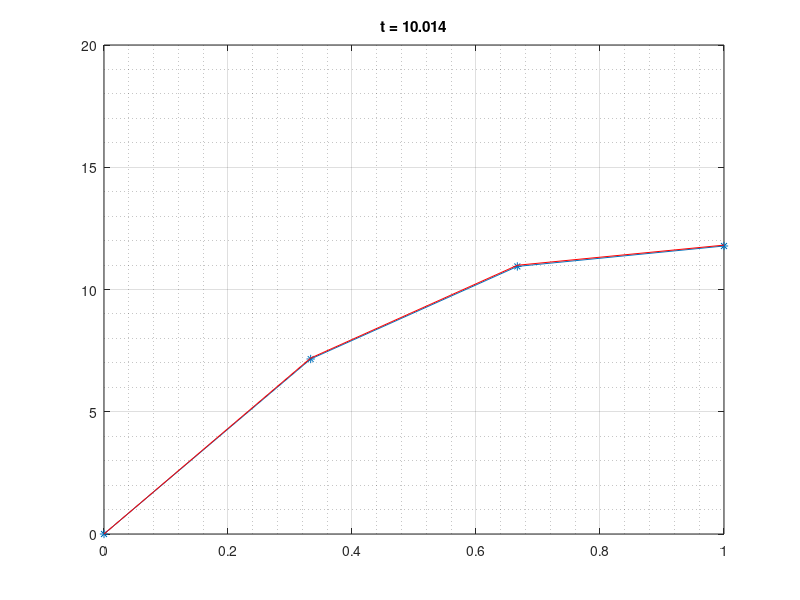

MATLAB code to generate this figure:
#ejercicio 1 - F)
clc;
clear;
#---------DATOS--------
k=2;
H=2;
c=2;
dx=1/3;#Cant de puntos que se quiere
L1=0;
L2=1;
pcp=2;
x=L1:dx:L2;
n=length(x);
Q=75*ones(length(x));
Qinf=10;
K=zeros(n);
b=zeros(n,1);

#TEMPORAL
T1=0;
T2=10;
dt=0.25*dx*dx/k;
Ttotal=T1:dt:T2;


#ARMADO MATRIZ K
#FUNCIONALIDAD FIJA
#NO VA SIGNO MENOS,OJO
fila = [k/dx^2 -(2*k/dx^2+c) k/dx^2];
  for i=2:(n-1)
    K(i,i-1:i+1)=fila;
    b(i)=Q(i);
end
K(1,:)=zeros(n,1);
K(n,n)=(-2*k/dx^2 -2*H/dx - c);
K(n,n-1)=2*k/dx^2;
K(1,1)=1;

b(n)=Q(end)+(2*H/dx)*Qinf;
b(1)=0;

#condiciones iniciales nulas
#T(nodo,tiempo)
IDENTIDAD=eye(n);
T_ap=zeros(length(x),length(Ttotal));
T_ap(1,1)=0;#CONDICION DIRICHLET

T_an=((-5/4).*e.^-(x+1)).*((e.^x)-1).*(11.*e.^x+(11-30*e));
ejes=[L1 L2 -0 20];

for i=1:length(Ttotal)
  figure(1)
  plot(x,T_ap(:,i),'*-')
  title(sprintf('t = %5.3f',i*dt));
  grid on;
  grid minor;
  axis(ejes);
  pause(0.01);
  #FORWARD
  #T_ap(:,i+1)=((dt/pcp)*(K*T_ap(:,i)+b))+T_ap(:,i);
  #T_ap(end,i+1)=50;#CONDICION DIRICHLET

  #BACKWARD
  #T_ap(:,i+1)=((pcp/dt)*IDENTIDAD-K)\(b+(pcp/dt)*T_ap(:,i));
  #T_ap(end,i+1)=50;#CONDICION DIRICHLET

  #CRANK-NICHOLSON
  T_ap(:,i+1)=((pcp/dt)*IDENTIDAD - 0.5*K)\(((0.5*K + (pcp/dt)*IDENTIDAD)*T_ap(:,i)) +b);
  T_ap(1,i+1)=0;#CONDICION DIRICHLET
endfor

hold on;
plot(x,T_an,'r');


